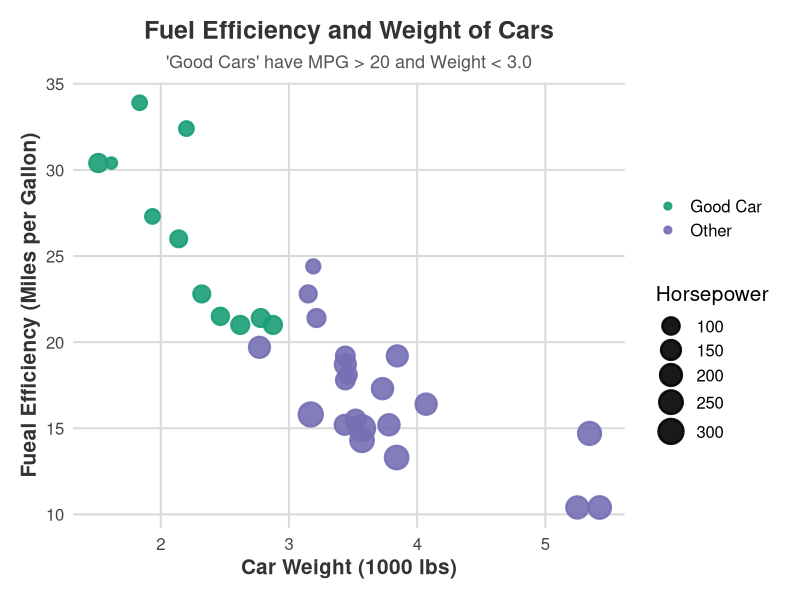

Generate this figure with R:
# Load libraries
library(ggplot2)
library(dplyr)

# Define "good cars" as those with mpg > 20 and wt < 3.0
mtcars$good_car <- ifelse(mtcars$mpg > 20 & mtcars$wt < 3.0, "Good Car", "Other")

# Create the visualization
ggplot(mtcars, aes(x = wt, y = mpg, color = good_car, size = hp)) +
  geom_point(alpha = 0.9, stroke = 1.2) +
  scale_color_manual(
    values = c("Good Car" = "#1B9E77", "Other" = "#7570B3")
  ) +
  scale_size_continuous(range = c(3, 8)) +
  labs(
    title = "Fuel Efficiency and Weight of Cars",
    subtitle = "'Good Cars' have MPG > 20 and Weight < 3.0",
    x = "Car Weight (1000 lbs)",
    y = "Fueal Efficiency (Miles per Gallon)",
    color = "",
    size = "Horsepower"
  ) +
  theme_minimal(base_size = 15) +
  theme(
    plot.title = element_text(face = "bold", size = 18, color = "#333333", hjust = 0.5),
    plot.subtitle = element_text(size = 13, color = "#555555", hjust = 0.5),
    axis.title = element_text(face = "bold", color = "#333333"),
    axis.text = element_text(color = "#444444"),
    legend.position = "right",
    panel.grid.major = element_line(color = "gray85"),
    panel.grid.minor = element_blank(),
    plot.margin = margin(15, 15, 15, 15)
  )
